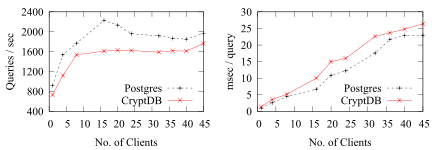

Here is the gnuplot script that generated this plot:
#!/usr/bin/gnuplot

set terminal pdf font "Times New Roman,6" size 4.4in,1.5in dashed dashlength 0.5
set output 'fig/queries.pdf'

set pointsize 0.5
set origin 0,0
set multiplot

set size 0.5,1
set origin 0,0

set key bottom right
set xlabel "No. of Clients"
set ytics 400
set ylabel "Queries / sec" offset +1,0
plot 'fig/queries.dat' using 1:4 title "Postgres" with lp lc rgb 'black' lt 2 \
    ,'fig/queries.dat' using 1:6 title "CryptDB" with lp lc rgb 'red' lt 1 \
   #,'fig/queries.dat' using 1:2 title "Unoptimized CryptDB" with lp

set key bottom right
set size 0.5,1
set origin 0.5,0
set xlabel "No. of Clients"
set ylabel "msec / query" offset +1,0
set ytics 5
plot 'fig/queries.dat' using 1:5 title "Postgres" with lp lc rgb 'black' lt 2 \
    ,'fig/queries.dat' using 1:7 title "CryptDB" with lp lc rgb 'red' lt 1 \
   #,'fig/queries.dat' using 1:3 title "Unoptimized CryptDB" with lp
